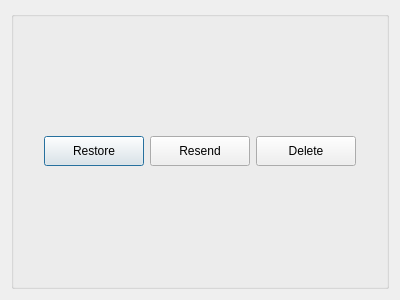
<?xml version="1.0" encoding="UTF-8"?>
<ui version="4.0">
 <class>QueueListMain</class>
 <widget class="QDialog" name="QueueListMain">
  <property name="geometry">
   <rect>
    <x>0</x>
    <y>0</y>
    <width>400</width>
    <height>300</height>
   </rect>
  </property>
  <property name="windowTitle">
   <string>Dialog</string>
  </property>
  <layout class="QVBoxLayout" name="verticalLayout">
   <item>
    <widget class="QGroupBox" name="groupBox">
     <property name="enabled">
      <bool>true</bool>
     </property>
     <property name="minimumSize">
      <size>
       <width>0</width>
       <height>100</height>
      </size>
     </property>
     <property name="title">
      <string/>
     </property>
     <layout class="QHBoxLayout" name="horizontalLayout">
      <item>
       <spacer name="horizontalSpacer">
        <property name="orientation">
         <enum>Qt::Horizontal</enum>
        </property>
        <property name="sizeType">
         <enum>QSizePolicy::Preferred</enum>
        </property>
        <property name="sizeHint" stdset="0">
         <size>
          <width>40</width>
          <height>20</height>
         </size>
        </property>
       </spacer>
      </item>
      <item>
       <widget class="QPushButton" name="pBRestore">
        <property name="minimumSize">
         <size>
          <width>100</width>
          <height>30</height>
         </size>
        </property>
        <property name="text">
         <string>Restore</string>
        </property>
       </widget>
      </item>
      <item>
       <widget class="QPushButton" name="pBResend">
        <property name="minimumSize">
         <size>
          <width>100</width>
          <height>30</height>
         </size>
        </property>
        <property name="text">
         <string>Resend</string>
        </property>
       </widget>
      </item>
      <item>
       <widget class="QPushButton" name="pBDelete">
        <property name="minimumSize">
         <size>
          <width>100</width>
          <height>30</height>
         </size>
        </property>
        <property name="text">
         <string>Delete</string>
        </property>
       </widget>
      </item>
      <item>
       <spacer name="horizontalSpacer_2">
        <property name="orientation">
         <enum>Qt::Horizontal</enum>
        </property>
        <property name="sizeType">
         <enum>QSizePolicy::Preferred</enum>
        </property>
        <property name="sizeHint" stdset="0">
         <size>
          <width>40</width>
          <height>20</height>
         </size>
        </property>
       </spacer>
      </item>
     </layout>
    </widget>
   </item>
  </layout>
 </widget>
 <resources/>
 <connections>
  <connection>
   <sender>pBDelete</sender>
   <signal>clicked()</signal>
   <receiver>QueueListMain</receiver>
   <slot>onDelete()</slot>
   <hints>
    <hint type="sourcelabel">
     <x>236</x>
     <y>42</y>
    </hint>
    <hint type="destinationlabel">
     <x>245</x>
     <y>-2</y>
    </hint>
   </hints>
  </connection>
  <connection>
   <sender>pBResend</sender>
   <signal>clicked()</signal>
   <receiver>QueueListMain</receiver>
   <slot>onResend()</slot>
   <hints>
    <hint type="sourcelabel">
     <x>311</x>
     <y>38</y>
    </hint>
    <hint type="destinationlabel">
     <x>342</x>
     <y>-9</y>
    </hint>
   </hints>
  </connection>
  <connection>
   <sender>pBRestore</sender>
   <signal>clicked()</signal>
   <receiver>QueueListMain</receiver>
   <slot>onRestore()</slot>
   <hints>
    <hint type="sourcelabel">
     <x>134</x>
     <y>37</y>
    </hint>
    <hint type="destinationlabel">
     <x>226</x>
     <y>-15</y>
    </hint>
   </hints>
  </connection>
 </connections>
 <slots>
  <slot>onDelete()</slot>
  <slot>onResend()</slot>
  <slot>onRestore()</slot>
 </slots>
</ui>
